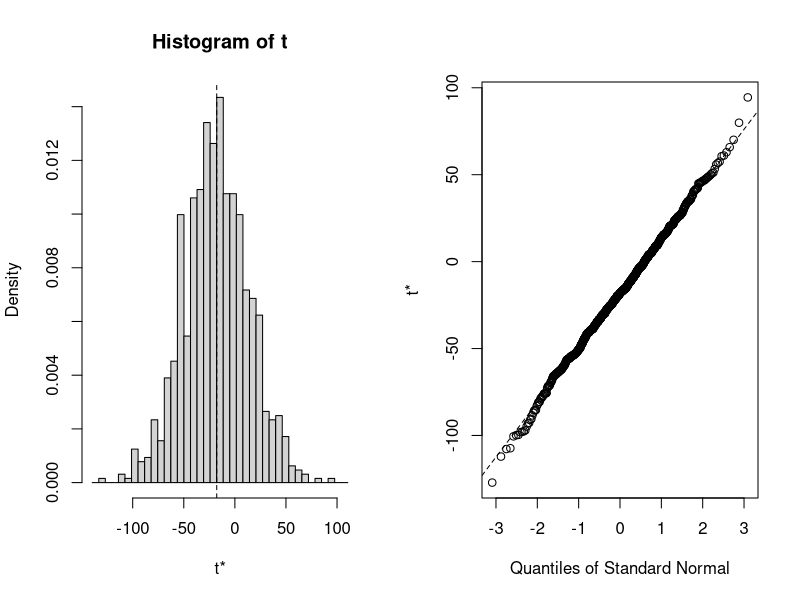
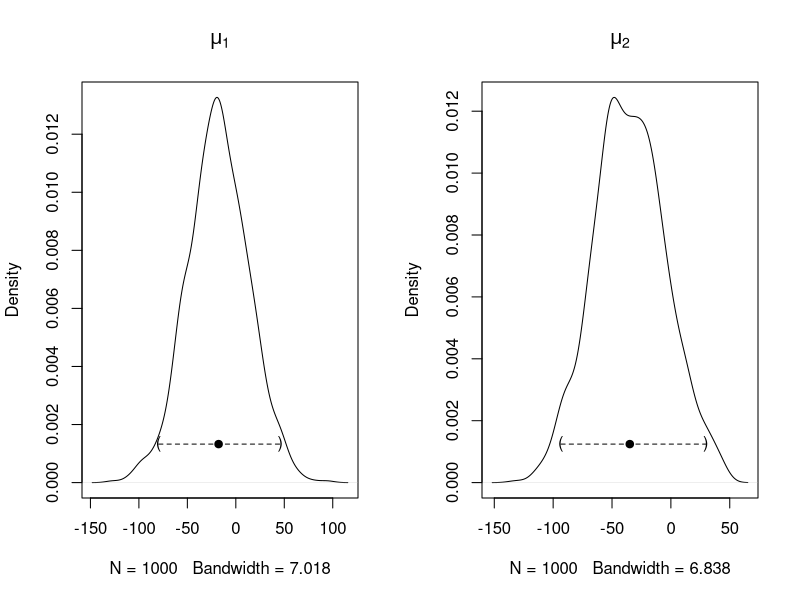
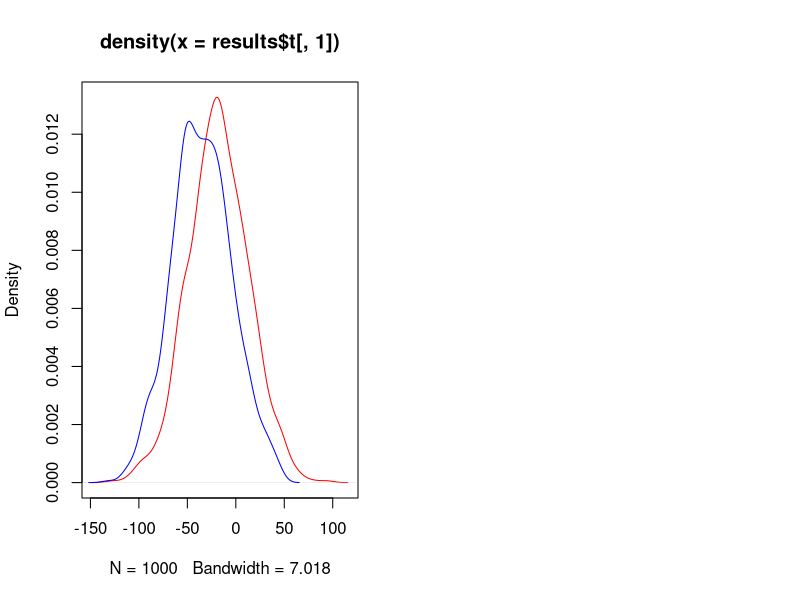

These charts were generated, in order, by the following R code:

# Bootstrap 95% CI for "analytical target"
library(boot)
# function to obtain "analytical target" from the data

# rsq <- function(formula, data, indices) {
#   d <- data[indices,] # allows boot to select sample 
#   fit <- lm(formula, data=d)
#   return(summary(fit)$r.square)
# }

# bootstrapping with 1000 replications 
# results <- boot(data=mtcars, statistic=rsq, R=1000, formula=mpg~wt+disp)

# function to obtain "analytical target" from the data
boot.max <- function(data, indices)
{
  d <- data[indices, ]
  return(c(max(d$d1), max(d$d2)))
}

boot.sum <- function(data, indices)
{
  d <- data[indices, ]
  return(c(sum(d$d1), sum(d$d2)))
}

a <- rnorm(1000)
b <- rnorm(1000)

df <- data.frame('d1' = a, 'd2' = b)

# bootstrapping with 1000 replications 
results <- boot(data=df, statistic=boot.sum, R=1000)

head(results$t)
summary(results$t)

# view results
results 
plot(results)

# get 95% confidence interval 
boot.ci(results, type="bca")

# get 95% confidence interval 
boot.ci(results, type = "bca", index = 1)
boot.ci(results, type = "bca", index = 2)

bootplot <- function(b, index, main = "") {
  dens <- density(b$t[, index])
  ci <- boot.ci(b, type = "bca", index = index)$bca[4:5]
  est <- b$t0[index]
  plot(dens, main = main)
  y <- max(dens$y)/10
  segments(ci[1], y, ci[2], y, lty = 2)
  points(ci[1], y, pch = "(")
  points(ci[2], y, pch = ")")
  points(est, y, pch = 19)
}

layout(matrix(1:2, ncol = 2))
bootplot(results, 1, main = expression(mu[1]))
bootplot(results, 2, main = expression(mu[2]))


plot(density(results$t[, 1]), col = 'red')
lines(density(results$t[, 2]), col = 'blue')
